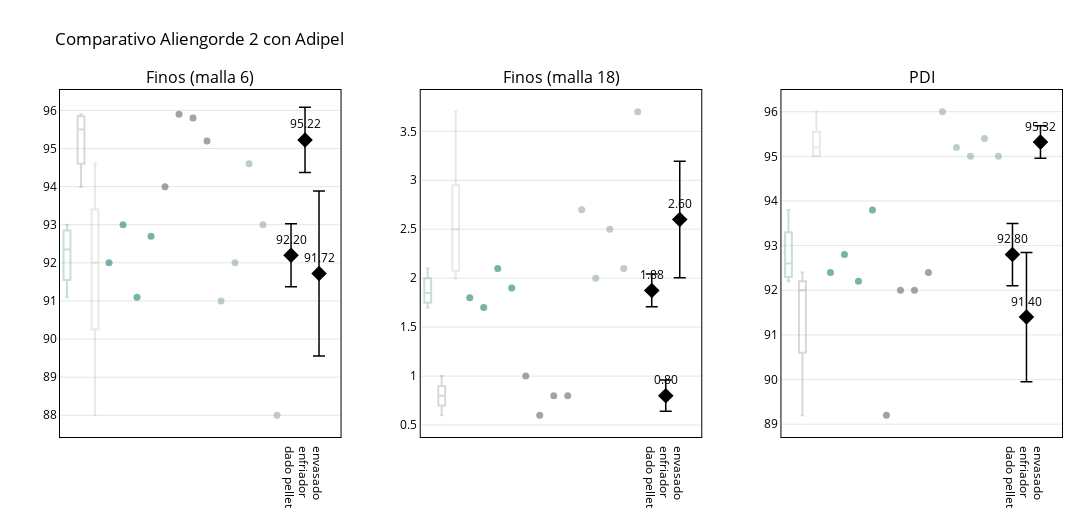

The notebook cell this image was saved under:
### Code cell
orden_categorias = ["dado pellet", "enfriador", "envasado"]
colores = {
    "dado pellet": "#1C8074",
    "enfriador": "#666666",
    "envasado": "#94AF92"
}

stripplot_subplots_1x3_pro(
    df=con_punto,
    categoria="punto",
    valores=["Retencion Malla 6", "Finos (malla 18)", "PDI"],
    titulos=[
        "Finos (malla 6)",
        "Finos (malla 18)",
        "PDI"
    ],
    orden_categorias=orden_categorias,
    colores=colores,
    #filename=f"{ROOT_IMAGEN}/subplot_stripplots_pro.html"
)

### Figure 1 — Plotly figure (JSON) as saved in the notebook; plotly's stock layout.template omitted (floating-point values rounded to 4 significant figures)
{"data": [{"boxmean": false, "fillcolor": "rgba(0,0,0,0)", "line": {"color": "#1C8074"}, "marker": {"color": "#1C8074"}, "name": "dado pellet (IQR)", "opacity": 0.25, "showlegend": false, "type": "box", "x": ["dado pellet", "dado pellet", "dado pellet", "dado pellet"], "xaxis": "x", "y": [92, 93, 91.1, 92.7], "yaxis": "y"}, {"boxmean": false, "fillcolor": "rgba(0,0,0,0)", "line": {"color": "#666666"}, "marker": {"color": "#666666"}, "name": "enfriador (IQR)", "opacity": 0.25, "showlegend": false, "type": "box", "x": ["enfriador", "enfriador", "enfriador", "enfriador"], "xaxis": "x", "y": [94, 95.9, 95.8, 95.2], "yaxis": "y"}, {"boxmean": false, "fillcolor": "rgba(0,0,0,0)", "line": {"color": "#94AF92"}, "marker": {"color": "#94AF92"}, "name": "envasado (IQR)", "opacity": 0.25, "showlegend": false, "type": "box", "x": ["envasado", "envasado", "envasado", "envasado", "envasado"], "xaxis": "x", "y": [91, 92, 94.6, 93, 88], "yaxis": "y"}, {"hovertemplate": "<b>Retencion Malla 6</b>: %{y:.2f}<br>punto: dado pellet<extra></extra>", "marker": {"color": "#1C8074", "opacity": 0.6, "size": 7}, "mode": "markers", "showlegend": false, "type": "scatter", "x": [1.172, 0.9113, 0.8553, 1.114], "xaxis": "x", "y": [92, 93, 91.1, 92.7], "yaxis": "y"}, {"hovertemplate": "<b>Retencion Malla 6</b>: %{y:.2f}<br>punto: enfriador<extra></extra>", "marker": {"color": "#666666", "opacity": 0.6, "size": 7}, "mode": "markers", "showlegend": false, "type": "scatter", "x": [2.136, 2.094, 1.922, 2.025], "xaxis": "x", "y": [94, 95.9, 95.8, 95.2], "yaxis": "y"}, {"hovertemplate": "<b>Retencion Malla 6</b>: %{y:.2f}<br>punto: envasado<extra></extra>", "marker": {"color": "#94AF92", "opacity": 0.6, "size": 7}, "mode": "markers", "showlegend": false, "type": "scatter", "x": [3.126, 2.962, 3.041, 2.852, 3.093], "xaxis": "x", "y": [91, 92, 94.6, 93, 88], "yaxis": "y"}, {"customdata": [0.8277, 0.8557, 2.163], "error_y": {"array": [0.8277, 0.8557, 2.163], "color": "black", "thickness": 1.5, "type": "data", "width": 6}, "hovertemplate": "<b>Media</b>: %{y:.2f}<br>IC95%: ±%{customdata:.2f}<extra></extra>", "marker": {"color": "black", "size": 12, "symbol": "diamond"}, "mode": "markers+text", "showlegend": false, "text": ["92.20", "95.22", "91.72"], "textposition": "top center", "type": "scatter", "x": [1, 2, 3], "xaxis": "x", "y": [92.2, 95.22, 91.72], "yaxis": "y"}, {"boxmean": false, "fillcolor": "rgba(0,0,0,0)", "line": {"color": "#1C8074"}, "marker": {"color": "#1C8074"}, "name": "dado pellet (IQR)", "opacity": 0.25, "showlegend": false, "type": "box", "x": ["dado pellet", "dado pellet", "dado pellet", "dado pellet"], "xaxis": "x2", "y": [1.8, 1.7, 2.1, 1.9], "yaxis": "y2"}, {"boxmean": false, "fillcolor": "rgba(0,0,0,0)", "line": {"color": "#666666"}, "marker": {"color": "#666666"}, "name": "enfriador (IQR)", "opacity": 0.25, "showlegend": false, "type": "box", "x": ["enfriador", "enfriador", "enfriador", "enfriador"], "xaxis": "x2", "y": [1, 0.6, 0.8, 0.8], "yaxis": "y2"}, {"boxmean": false, "fillcolor": "rgba(0,0,0,0)", "line": {"color": "#94AF92"}, "marker": {"color": "#94AF92"}, "name": "envasado (IQR)", "opacity": 0.25, "showlegend": false, "type": "box", "x": ["envasado", "envasado", "envasado", "envasado", "envasado"], "xaxis": "x2", "y": [2.7, 2, 2.5, 2.1, 3.7], "yaxis": "y2"}, {"hovertemplate": "<b>Finos (malla 18)</b>: %{y:.2f}<br>punto: dado pellet<extra></extra>", "marker": {"color": "#1C8074", "opacity": 0.6, "size": 7}, "mode": "markers", "showlegend": false, "type": "scatter", "x": [1.088, 0.859, 0.8386, 0.9405], "xaxis": "x2", "y": [1.8, 1.7, 2.1, 1.9], "yaxis": "y2"}, {"hovertemplate": "<b>Finos (malla 18)</b>: %{y:.2f}<br>punto: enfriador<extra></extra>", "marker": {"color": "#666666", "opacity": 0.6, "size": 7}, "mode": "markers", "showlegend": false, "type": "scatter", "x": [1.983, 1.992, 2.09, 1.881], "xaxis": "x2", "y": [1, 0.6, 0.8, 0.8], "yaxis": "y2"}, {"hovertemplate": "<b>Finos (malla 18)</b>: %{y:.2f}<br>punto: envasado<extra></extra>", "marker": {"color": "#94AF92", "opacity": 0.6, "size": 7}, "mode": "markers", "showlegend": false, "type": "scatter", "x": [3.141, 3.013, 2.944, 2.953, 2.948], "xaxis": "x2", "y": [2.7, 2, 2.5, 2.1, 3.7], "yaxis": "y2"}, {"customdata": [0.1674, 0.16, 0.5945], "error_y": {"array": [0.1674, 0.16, 0.5945], "color": "black", "thickness": 1.5, "type": "data", "width": 6}, "hovertemplate": "<b>Media</b>: %{y:.2f}<br>IC95%: ±%{customdata:.2f}<extra></extra>", "marker": {"color": "black", "size": 12, "symbol": "diamond"}, "mode": "markers+text", "showlegend": false, "text": ["1.88", "0.80", "2.60"], "textposition": "top center", "type": "scatter", "x": [1, 2, 3], "xaxis": "x2", "y": [1.875, 0.8, 2.6], "yaxis": "y2"}, {"boxmean": false, "fillcolor": "rgba(0,0,0,0)", "line": {"color": "#1C8074"}, "marker": {"color": "#1C8074"}, "name": "dado pellet (IQR)", "opacity": 0.25, "showlegend": false, "type": "box", "x": ["dado pellet", "dado pellet", "dado pellet", "dado pellet"], "xaxis": "x3", "y": [92.4, 92.8, 92.2, 93.8], "yaxis": "y3"}, {"boxmean": false, "fillcolor": "rgba(0,0,0,0)", "line": {"color": "#666666"}, "marker": {"color": "#666666"}, "name": "enfriador (IQR)", "opacity": 0.25, "showlegend": false, "type": "box", "x": ["enfriador", "enfriador", "enfriador", "enfriador"], "xaxis": "x3", "y": [89.2, 92, 92, 92.4], "yaxis": "y3"}, {"boxmean": false, "fillcolor": "rgba(0,0,0,0)", "line": {"color": "#94AF92"}, "marker": {"color": "#94AF92"}, "name": "envasado (IQR)", "opacity": 0.25, "showlegend": false, "type": "box", "x": ["envasado", "envasado", "envasado", "envasado", "envasado"], "xaxis": "x3", "y": [96, 95.2, 95, 95.4, 95], "yaxis": "y3"}, {"hovertemplate": "<b>PDI</b>: %{y:.2f}<br>punto: dado pellet<extra></extra>", "marker": {"color": "#1C8074", "opacity": 0.6, "size": 7}, "mode": "markers", "showlegend": false, "type": "scatter", "x": [0.9231, 1.04, 1.041, 0.9607], "xaxis": "x3", "y": [92.4, 92.8, 92.2, 93.8], "yaxis": "y3"}, {"hovertemplate": "<b>PDI</b>: %{y:.2f}<br>punto: enfriador<extra></extra>", "marker": {"color": "#666666", "opacity": 0.6, "size": 7}, "mode": "markers", "showlegend": false, "type": "scatter", "x": [1.968, 2.122, 2.081, 2.169], "xaxis": "x3", "y": [89.2, 92, 92, 92.4], "yaxis": "y3"}, {"hovertemplate": "<b>PDI</b>: %{y:.2f}<br>punto: envasado<extra></extra>", "marker": {"color": "#94AF92", "opacity": 0.6, "size": 7}, "mode": "markers", "showlegend": false, "type": "scatter", "x": [3.07, 3.152, 3.164, 3.075, 2.951], "xaxis": "x3", "y": [96, 95.2, 95, 95.4, 95], "yaxis": "y3"}, {"customdata": [0.6976, 1.449, 0.3635], "error_y": {"array": [0.6976, 1.449, 0.3635], "color": "black", "thickness": 1.5, "type": "data", "width": 6}, "hovertemplate": "<b>Media</b>: %{y:.2f}<br>IC95%: ±%{customdata:.2f}<extra></extra>", "marker": {"color": "black", "size": 12, "symbol": "diamond"}, "mode": "markers+text", "showlegend": false, "text": ["92.80", "91.40", "95.32"], "textposition": "top center", "type": "scatter", "x": [1, 2, 3], "xaxis": "x3", "y": [92.8, 91.4, 95.32], "yaxis": "y3"}], "layout": {"annotations": [{"font": {"size": 16}, "showarrow": false, "text": "Finos (malla 6)", "x": 0.14, "xanchor": "center", "xref": "paper", "y": 1, "yanchor": "bottom", "yref": "paper"}, {"font": {"size": 16}, "showarrow": false, "text": "Finos (malla 18)", "x": 0.5, "xanchor": "center", "xref": "paper", "y": 1, "yanchor": "bottom", "yref": "paper"}, {"font": {"size": 16}, "showarrow": false, "text": "PDI", "x": 0.86, "xanchor": "center", "xref": "paper", "y": 1, "yanchor": "bottom", "yref": "paper"}], "font": {"color": "black"}, "height": 520, "margin": {"b": 70, "l": 60, "r": 30, "t": 90}, "paper_bgcolor": "rgba(0,0,0,0)", "plot_bgcolor": "rgba(0,0,0,0)", "title": {"text": "Comparativo Aliengorde 2 con Adipel"}, "width": 1300, "xaxis": {"anchor": "y", "domain": [0, 0.28], "linecolor": "black", "mirror": true, "showline": true, "tickmode": "array", "ticktext": ["dado pellet", "enfriador", "envasado"], "tickvals": [1, 2, 3]}, "xaxis2": {"anchor": "y2", "domain": [0.36, 0.64], "linecolor": "black", "mirror": true, "showline": true, "tickmode": "array", "ticktext": ["dado pellet", "enfriador", "envasado"], "tickvals": [1, 2, 3]}, "xaxis3": {"anchor": "y3", "domain": [0.72, 1], "linecolor": "black", "mirror": true, "showline": true, "tickmode": "array", "ticktext": ["dado pellet", "enfriador", "envasado"], "tickvals": [1, 2, 3]}, "yaxis": {"anchor": "x", "domain": [0, 1], "gridcolor": "rgba(0,0,0,0.1)", "linecolor": "black", "mirror": true, "showline": true}, "yaxis2": {"anchor": "x2", "domain": [0, 1], "gridcolor": "rgba(0,0,0,0.1)", "linecolor": "black", "mirror": true, "showline": true}, "yaxis3": {"anchor": "x3", "domain": [0, 1], "gridcolor": "rgba(0,0,0,0.1)", "linecolor": "black", "mirror": true, "showline": true}}}
